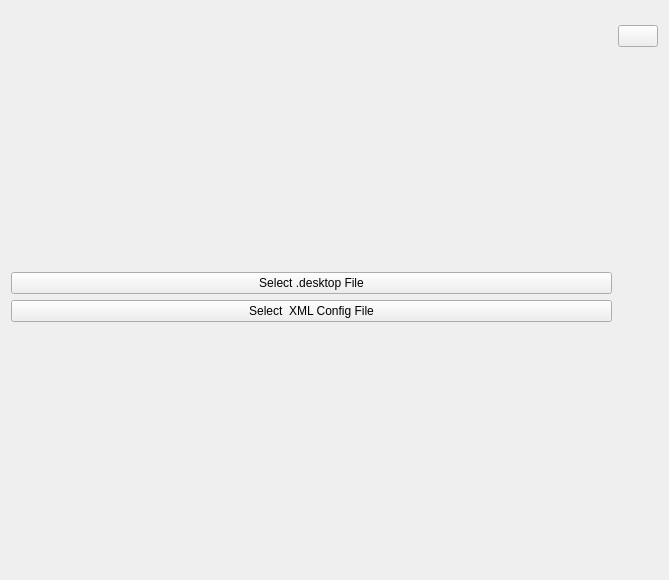
<?xml version="1.0" encoding="UTF-8"?>
<ui version="4.0">
 <author>%{AUTHOR}</author>
 <class>JetbrainsRunnerConfigItemUi</class>
 <widget class="QWidget" name="JetbrainsRunnerConfigItemUi">
  <property name="geometry">
   <rect>
    <x>0</x>
    <y>0</y>
    <width>669</width>
    <height>580</height>
   </rect>
  </property>
  <property name="minimumSize">
   <size>
    <width>300</width>
    <height>0</height>
   </size>
  </property>
  <layout class="QHBoxLayout" name="horizontalLayout">
   <property name="topMargin">
    <number>25</number>
   </property>
   <item>
    <layout class="QVBoxLayout" name="verticalLayout">
     <item>
      <widget class="QWidget" name="configTitleWidget" native="true">
       <layout class="QHBoxLayout" name="horizontalLayout_2">
        <item alignment="Qt::AlignLeft">
         <widget class="QLabel" name="applicationIconLabel">
          <property name="text">
           <string/>
          </property>
         </widget>
        </item>
        <item alignment="Qt::AlignLeft">
         <widget class="QLabel" name="appNameLabel">
          <property name="font">
           <font>
            <pointsize>14</pointsize>
           </font>
          </property>
          <property name="text">
           <string/>
          </property>
          <property name="textInteractionFlags">
           <set>Qt::LinksAccessibleByMouse</set>
          </property>
         </widget>
        </item>
       </layout>
      </widget>
     </item>
     <item>
      <widget class="QPushButton" name="configDesktoFilePushButton">
       <property name="toolTip">
        <string>Select the .desktop file which launches your application</string>
       </property>
       <property name="text">
        <string>Select .desktop File</string>
       </property>
      </widget>
     </item>
     <item>
      <widget class="QPushButton" name="configXMLFilePushButton">
       <property name="toolTip">
        <string>Select the XML config file for the application this file is located in:
&quot;.NAME.VERSION/config/options&quot; and is called recentProjectDirectories.xml or recentProjects.xml</string>
       </property>
       <property name="text">
        <string>Select  XML Config File</string>
       </property>
      </widget>
     </item>
     <item>
      <widget class="QWidget" name="configReadWidget" native="true">
       <layout class="QVBoxLayout" name="verticalLayout_2">
        <item>
         <layout class="QHBoxLayout" name="horizontalLayout_3">
          <item>
           <widget class="QLabel" name="recentProjectsLabel">
            <property name="text">
             <string/>
            </property>
            <property name="textInteractionFlags">
             <set>Qt::LinksAccessibleByMouse|Qt::TextSelectableByMouse</set>
            </property>
           </widget>
          </item>
         </layout>
        </item>
       </layout>
      </widget>
     </item>
    </layout>
   </item>
   <item alignment="Qt::AlignTop">
    <widget class="QPushButton" name="deletePushButton">
     <property name="sizePolicy">
      <sizepolicy hsizetype="Fixed" vsizetype="Fixed">
       <horstretch>0</horstretch>
       <verstretch>0</verstretch>
      </sizepolicy>
     </property>
     <property name="toolTip">
      <string>Delete this item</string>
     </property>
     <property name="text">
      <string/>
     </property>
     <property name="icon">
      <iconset theme="delete">
       <normaloff>.</normaloff>.</iconset>
     </property>
    </widget>
   </item>
  </layout>
 </widget>
 <resources/>
 <connections/>
</ui>
